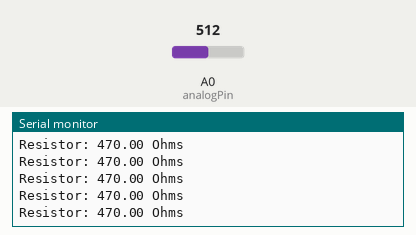
Simulated run of this sketch. Board: Arduino Uno, built with avr-gcc and run on an emulated ATmega328P. Parts: the last lines printed to the serial monitor. The inputs (shaded band) are chosen by the test bench; at power-on: A0 (analogPin) = 512.

Above: at 1.2 s.
1.3 s: A0 (analogPin) set to 716
At 1.69 s:
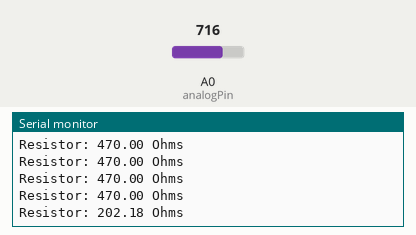
2.8 s: A0 (analogPin) set to 900
At 2.94 s:
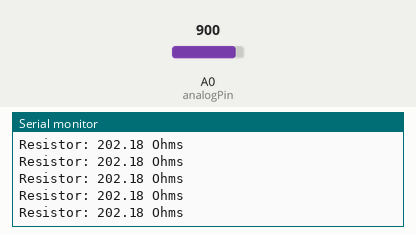
Timing chart, 0 to 5.8 s (numbered marks = the images above; inputs shaded):
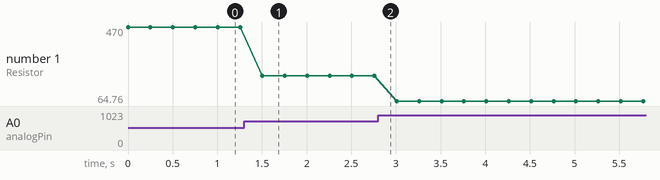

The sketch:

Arduino_OhmMeter.ino
```cpp
int analogPin = 0;
int raw = 0;
int Vin = 5;
float Vout = 0;
float R1 = 470;  /*Change to the known resistor value*/
float R2 = 0;
float buffer = 0;

void setup()
{
  Serial.begin(9600);
}

void loop()
{
  raw = analogRead(analogPin);
  if (raw)
  {
    buffer = raw * Vin;
    Vout = (buffer) / 1024.0;
    buffer = (Vin / Vout) - 1;
    R2 = R1 * buffer;

    Serial.print("Resistor: ");
    Serial.print(R2);
    Serial.println(" Ohms");

    delay(250);

  }
}
```

Measured:
- after the input at 1.3 s, the serial monitor: prints a new line after 0.21 s (image 1)
- plotted number 1: 470 → 202.18 after the input at 1.3 s, 202.18 → 64.76 after the input at 2.8 s
